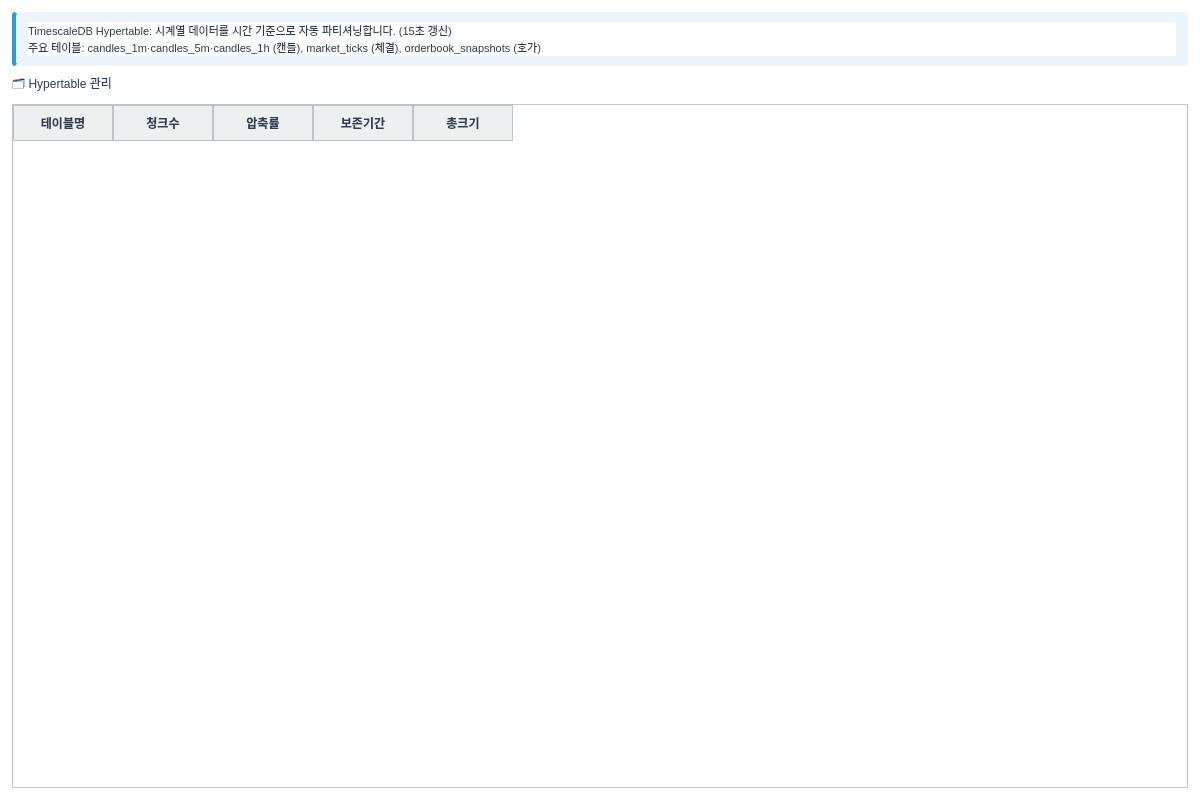
<?xml version="1.0" encoding="UTF-8"?>
<ui version="4.0">
 <class>HypertableTab</class>
 <widget class="QWidget" name="HypertableTab">
  <property name="geometry">
   <rect>
    <x>0</x>
    <y>0</y>
    <width>1200</width>
    <height>800</height>
   </rect>
  </property>
  <property name="windowTitle">
   <string>Hypertable 관리</string>
  </property>
  <property name="styleSheet">
   <string notr="true">QWidget {
    background-color: #FFFFFF;
    color: #2C3E50;
    font-family: &quot;맑은 고딕&quot;;
    font-size: 9pt;
}
QTableWidget {
    gridline-color: #BDC3C7;
    background-color: #FFFFFF;
    alternate-background-color: #F8F9FA;
    selection-background-color: #3498DB;
    selection-color: #FFFFFF;
}
QTableWidget::item {
    padding: 4px;
    border: none;
}
QHeaderView::section {
    background-color: #ECF0F1;
    color: #2C3E50;
    padding: 6px;
    border: 1px solid #BDC3C7;
    font-weight: bold;
}
QPushButton {
    background-color: #3498DB;
    color: #FFFFFF;
    border: none;
    border-radius: 4px;
    padding: 6px 12px;
    font-weight: bold;
}
QPushButton:hover {
    background-color: #2980B9;
}
QPushButton:disabled {
    background-color: #BDC3C7;
    color: #7F8C8D;
}
QGroupBox {
    border: 2px solid #BDC3C7;
    border-radius: 5px;
    margin-top: 10px;
    padding-top: 10px;
    background-color: #F8F9FA;
}
QGroupBox::title {
    subcontrol-origin: margin;
    subcontrol-position: top left;
    padding: 0 5px;
    color: #2C3E50;
    font-weight: bold;
}</string>
  </property>
  <layout class="QVBoxLayout" name="verticalLayout">
   <property name="spacing">
    <number>8</number>
   </property>
   <property name="leftMargin">
    <number>12</number>
   </property>
   <property name="topMargin">
    <number>12</number>
   </property>
   <property name="rightMargin">
    <number>12</number>
   </property>
   <property name="bottomMargin">
    <number>12</number>
   </property>
   <item>
    <widget class="QFrame" name="frame_banner">
     <property name="styleSheet">
      <string notr="true">QFrame#frame_banner {
    background-color: #EBF5FB;
    border-left: 4px solid #3498DB;
    border-radius: 3px;
    padding: 4px;
}</string>
     </property>
     <property name="frameShape">
      <enum>QFrame::StyledPanel</enum>
     </property>
     <layout class="QVBoxLayout" name="vl_banner">
      <property name="spacing">
       <number>2</number>
      </property>
      <property name="leftMargin">
       <number>8</number>
      </property>
      <property name="topMargin">
       <number>6</number>
      </property>
      <property name="rightMargin">
       <number>8</number>
      </property>
      <property name="bottomMargin">
       <number>6</number>
      </property>
      <item>
       <widget class="QLabel" name="label_banner">
        <property name="text">
         <string>TimescaleDB Hypertable: 시계열 데이터를 시간 기준으로 자동 파티셔닝합니다. (15초 갱신)
주요 테이블: candles_1m·candles_5m·candles_1h (캔들), market_ticks (체결), orderbook_snapshots (호가)</string>
        </property>
        <property name="wordWrap">
         <bool>true</bool>
        </property>
        <property name="styleSheet">
         <string notr="true">color: #2C3E50; font-size: 8pt;</string>
        </property>
       </widget>
      </item>
     </layout>
    </widget>
   </item>
   <item>
    <widget class="QLabel" name="label_title">
     <property name="text">
      <string>🗂️ Hypertable 관리</string>
     </property>
    </widget>
   </item>
   <item>
    <widget class="QTableWidget" name="table_hypertables">
     <property name="alternatingRowColors">
      <bool>true</bool>
     </property>
     <property name="selectionBehavior">
      <enum>QAbstractItemView::SelectRows</enum>
     </property>
     <property name="editTriggers">
      <set>QAbstractItemView::NoEditTriggers</set>
     </property>
     <column>
      <property name="text">
       <string>테이블명</string>
      </property>
     </column>
     <column>
      <property name="text">
       <string>청크수</string>
      </property>
     </column>
     <column>
      <property name="text">
       <string>압축률</string>
      </property>
     </column>
     <column>
      <property name="text">
       <string>보존기간</string>
      </property>
     </column>
     <column>
      <property name="text">
       <string>총크기</string>
      </property>
     </column>
    </widget>
   </item>
  </layout>
 </widget>
 <resources/>
 <connections/>
</ui>
